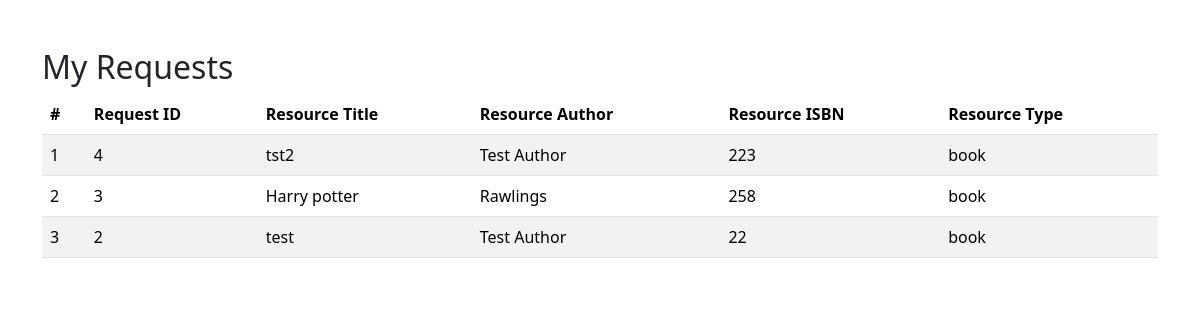
Page /student/history.php (signed in) on the committed database.
### tables this page shows
CREATE TABLE IF NOT EXISTS `pre_order` (
  `req_id` int(11) NOT NULL AUTO_INCREMENT,
  `user_id` int(11) DEFAULT NULL,
  `resource_id` int(11) DEFAULT NULL,
  `resource_title` varchar(255) DEFAULT NULL,
  `resource_author` varchar(255) DEFAULT NULL,
  `resource_isbn` varchar(255) DEFAULT NULL,
  `resource_type` varchar(255) DEFAULT NULL,
  `request_date` timestamp NULL DEFAULT current_timestamp(),
  KEY `Index 1` (`req_id`)
);

### student/history.php (the view, shortened to what this page needs)
<!DOCTYPE html>
<html lang="en">
<head>
    <link rel="stylesheet" href="../bootstrap/dist/css/bootstrap.css">
</head>
<body>
    <div class="container mt-5">
        <h2>My Requests</h2>
        <table class="table table-striped">
            <thead>
                <tr>
                    <th>#</th>
                    <th>Request ID</th>
                    <th>Resource Title</th>
                    <th>Resource Author</th>
                    <th>Resource ISBN</th>
                    <th>Resource Type</th>
                    </tr>
            </thead>
            <tbody>
                <?php
                include '../config.php';
                $user_id = $_SESSION['stu-id'];
                $sql = "SELECT * FROM pre_order WHERE user_id = $user_id ORDER BY request_date DESC";
                $result = $connection->query($sql);
                if ($result->num_rows > 0) {
                    $count = 1;
                    while($row = $result->fetch_assoc()) {
                        ?>
                        <tr>
                            <td><?php echo $count++; ?></td>
                            <td><?php echo $row["resource_id"]; ?></td>
                            <td><?php echo $row["resource_title"]; ?></td>
                            <td><?php echo $row["resource_author"]; ?></td>
                            <td><?php echo $row["resource_isbn"]; ?></td>
                            <td><?php echo $row["resource_type"]; ?></td>
                            </tr>
                        <?php
                    }
                } else {
                    ?>
                    <tr><td colspan="6">No requests found.</td></tr>
                    <?php
                }
                ?>
            </tbody>
        </table>
    </div>
</body>
</html>

### rows in the picture
pre_order: resource "4", resource_title "tst2", resource_author "Test Author", resource_isbn "223", resource_type "book"
pre_order: resource "3", resource_title "Harry potter", resource_author "Rawlings", resource_isbn "258", resource_type "book"
pre_order: resource "2", resource_title "test", resource_author "Test Author", resource_isbn "22", resource_type "book"
